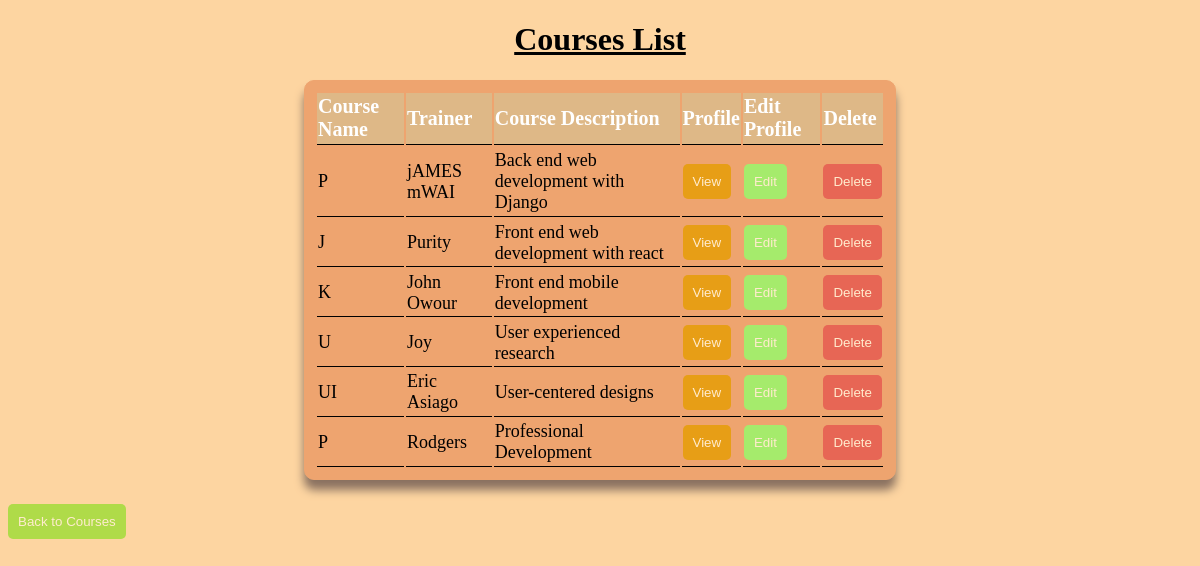
Page /course/list/ on the earlier database version.
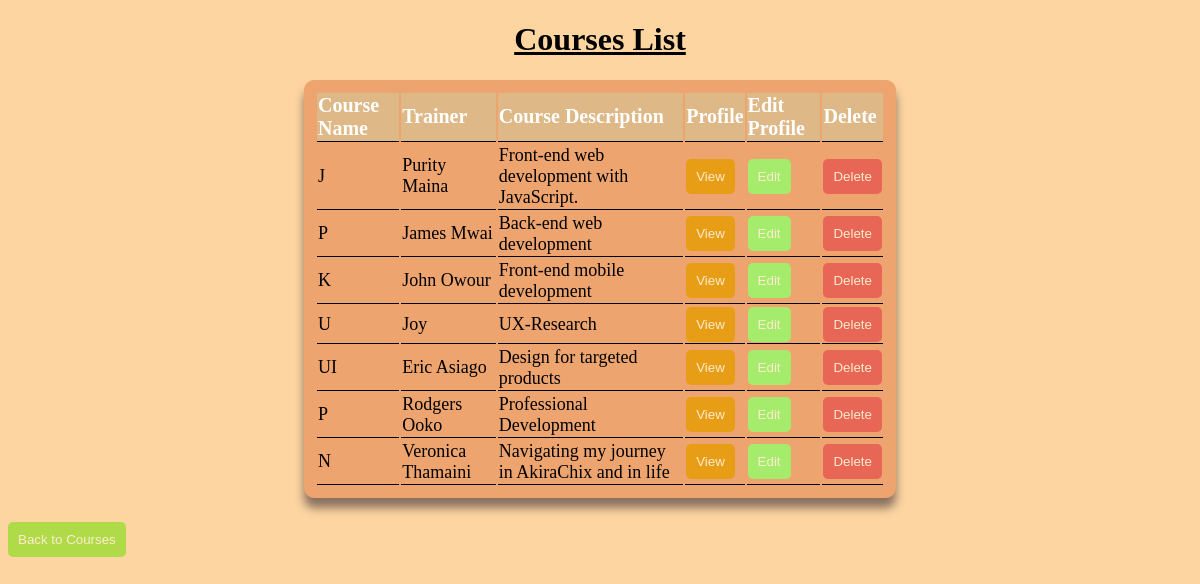
Same page on the later database version.
### course/models.py (models this page shows)
class Course(models.Model):
    course_choice =((u'P',u'Python'),
    (u'J',u'JavaScript'),
    (u'K',u'Kotlin'),
    (u'U',u'UX Research'),
    (u'UI',u'UI/UX Design'),
    (u'P',u'Professional Development'),
    (u'N',u'Navigating Your Journey'))
    course_name = models.CharField(max_length=20,choices=course_choice, null=True)
    course_code_choice=((u'P',u'P-BackEnd'),
   ( u'J',u'J-FrontEnd'),
   (u'K',u'K-MobFront'),
   (u'U',u'U-Rsh'),
   (u'UI',u'UI/UX'),
   (u'p',u'PD'),
   (u'N',u'NYJ'))
    course_code = models.CharField(max_length=10,choices=course_code_choice, null=True)
    trainer = models.CharField(max_length=20, null=True)
    course_description = models.TextField(null=True)
    syllabus = models.FileField(upload_to='files/', null=True)

### course/views.py (the view)
# urls.py: path("list/",course_list,name="course_list"),
def course_list(request):
    courses = Course.objects.all()
    return render(request,"course_list.html",{"courses":courses})

### course/templates/course_list.html (shortened to what this page needs)
<!DOCTYPE html>
<html lang="en">
<head>
</head>
<body>
    <h1>Courses List</h1>
    <table>
        <tr>
            <th>Course Name</th>
            <th>Trainer</th>
            <th>Course Description</th>
            <th>Profile</th>
            <th>Edit Profile</th>
            <th>Delete</th>
        </tr>
        {% for course in courses %}
        <tr>
            <td>{{course.course_name}}</td>
                <td>{{course.trainer}}</td>
                <td>{{course.course_description}}</td>
                <td><button id = "profile"><a href="{%url 'course_profile' id=course.id %}">View</a></button></td>
                <td><button id="edit"><a href="{%url 'edit_course' id=course.id %}">Edit</a></button></td>
                <td><button id="delete"><a href="{%url 'delete_course' id=course.id %}">Delete</a></button></td>
        </tr>
        {%endfor%}
    </table>
    <button id="back"><a href="{%url 'course_page'%}">Back to Courses</a></button>
</body>
</html>

### course/templates/course_list.html (style rules this page uses)
body { background-color: rgb(253, 213, 161); }
h1 { text-align: center; text-decoration: underline; }
table { width: 50%; border: 1px groove rgb(238, 164, 111); text-align: left; height: 400px; margin-left: 25%; padding: 10px; font-size: 18px; background-color: rgb(238, 164, 111); box-shadow: 0px 10px 10px rgb(138, 113, 96); border-radius: 10px; }
th { background-color: burlywood; color: white; font-size: 20px; }
th, td { border-bottom: 1px solid black; }
#edit { background-color: rgb(165, 235, 108); border: transparent; padding: 10px; border-radius: 5px; }
#edit a { text-decoration: none; color: blanchedalmond; }
#profile { background-color: rgb(231, 158, 22); border: transparent; padding: 10px; border-radius: 5px; }
#profile a { text-decoration: none; color: blanchedalmond; }
#delete { background-color: rgb(231, 102, 85); border: transparent; padding: 10px; border-radius: 5px; }
#delete a { text-decoration: none; color: blanchedalmond; }
#back { background-color: rgb(175, 219, 73); border: transparent; padding: 10px; border-radius: 5px; margin-top: 2%; }
#back a { text-decoration: none; color: blanchedalmond; }

Differences in the rows shown:
changed Course: course_name "P" → "J"; trainer "jAMES mWAI" → "Purity Maina"; course_description "Back end web development with Django" → "Front-end web development with JavaScript."
changed Course: course_name "J" → "P"; trainer "Purity" → "James Mwai"; course_description "Front end web development with react" → "Back-end web development"
changed Course "John Owour": course_description "Front end mobile development" → "Front-end mobile development"
changed Course "Joy": course_description "User experienced research" → "UX-Research"
changed Course "UI": course_description "User-centered designs" → "Design for targeted products"
changed Course "Professional Development": trainer "Rodgers" → "Rodgers Ooko"
added Course: course_name "N", trainer "Veronica Thamaini", course_description "Navigating my journey in AkiraChix and in life"
